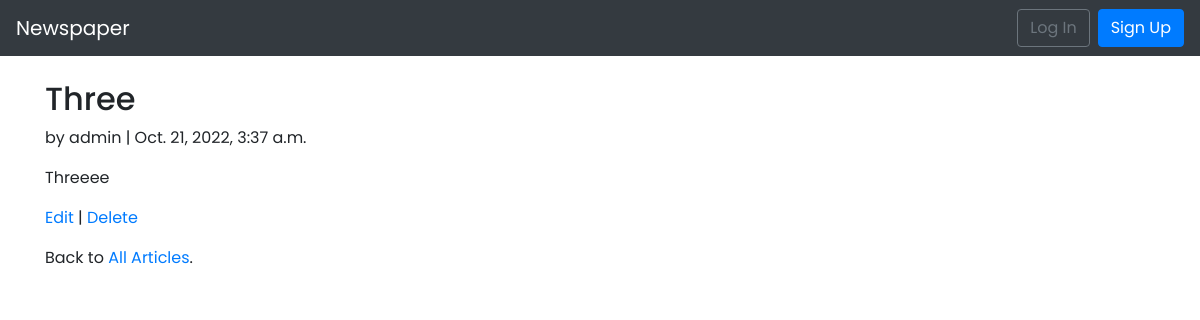
The page /articles/3/ on the database as committed earlier.
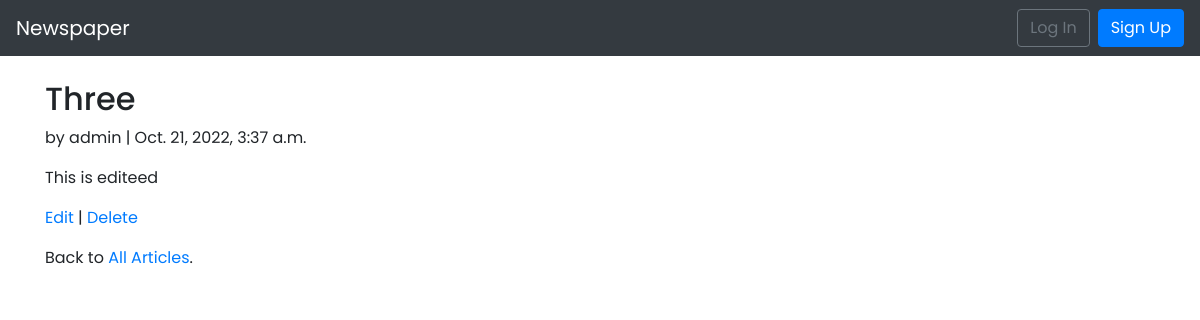
The same page on the database as committed later.
### articles/models.py (models this page shows, shortened)
class Article(models.Model):
    title = models.CharField(max_length=255)
    body =  models.TextField()
    date = models.DateTimeField(auto_now_add=True)
    author = models.ForeignKey(
        get_user_model(),
        on_delete = models.CASCADE,
    )

### users/models.py (models this page shows)
class CustomUser(AbstractUser):
    age = models.PositiveBigIntegerField(null=True, blank=True)

### articles/views.py (the view)
class ArticleDetailView(DetailView):
    model = Article
    template_name = 'article_detail.html'

### templates/article_detail.html
{% extends 'base.html' %}
{% block content %}
    <div class="article-entry">
        <h2>{{object.title}}</h2>
        <p>by {{ object.author}} | {{object.date}}</p>
        <p>{{object.body}}</p>
    </div>
    <p><a href="{% url 'article_edit' article.pk %}">Edit</a> |
        <a href="{% url 'article_delete' article.pk %}">Delete</a></p>
    <p>Back to <a href="{% url 'article_list' %}">All Articles</a>.</p>
{% endblock content %}

Rows that differ between the two databases and show on the page:
changed Article "Three": body "Threeee" → "This is editeed"
